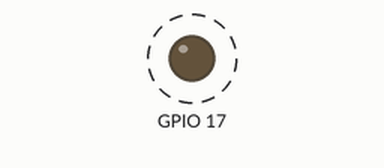
The program below on a simulated Raspberry Pi (BCM pin numbers). On the bench: output pins drawn as LEDs (lit = HIGH). Dashed ring = blinking.

Above: at 0.5 s.
Timing chart, 0 to 4.6 s (numbered marks = the images above):
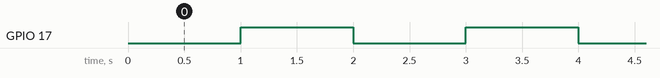

Measured:
- by itself, GPIO 17: alternates HIGH for 1.0 s and LOW for 1.0 s

The program:

led_project2.py
```python
import RPi.GPIO as GPIO
import time

GPIO.setmode(GPIO.BCM)
GPIO.setwarnings(False)
GPIO.setup(17,GPIO.OUT)

while True:
	GPIO.output(17,GPIO.LOW)
	time.sleep(1)
	GPIO.output(17,GPIO.HIGH)
	time.sleep(1)
```
